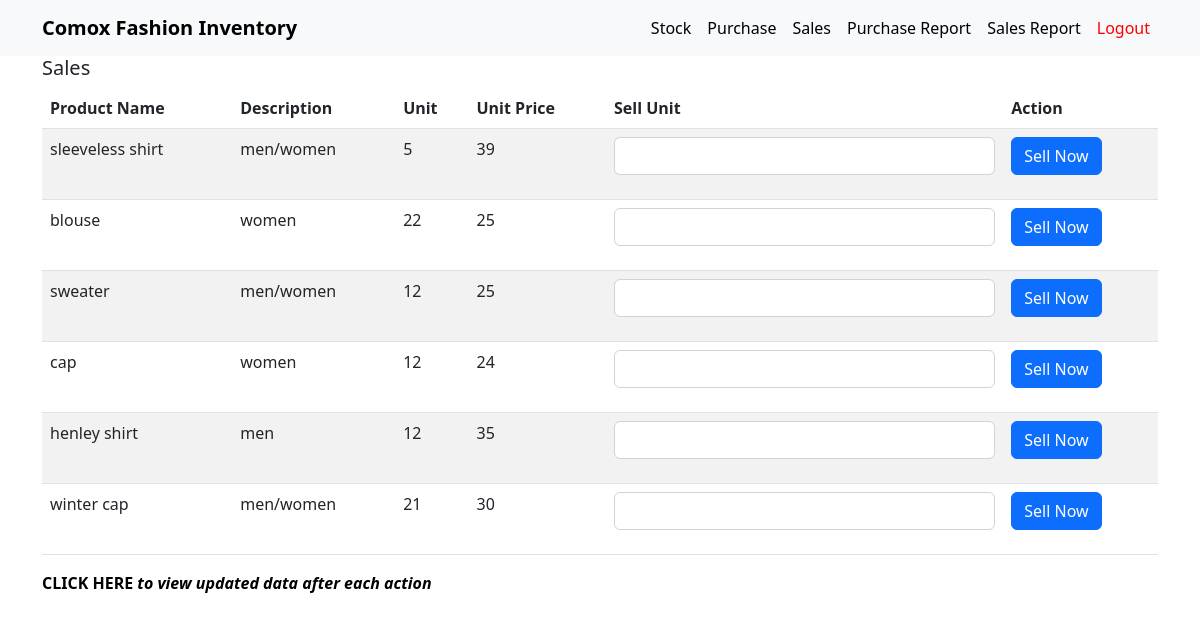
Screenshot of /sales.php (signed in) with the database file from the repository.
### tables this page shows
CREATE TABLE `product` (
  `id` int(11) NOT NULL,
  `name` varchar(100) NOT NULL,
  `des` varchar(100) NOT NULL,
  `unit` int(100) NOT NULL,
  `unitprice` int(100) NOT NULL,
  `created_at` timestamp NOT NULL DEFAULT current_timestamp()
);

### sales.php (called while the page is built, shortened)
<?php
    include "db_conn.php";
$sql = "SELECT * FROM product";
$result = mysqli_query($conn, $sql);
?>
<?php include "views/salestop.view.php" ?>
<?php include "modal/sales.modal.php" ?>
<?php include "views/salesbottom.view.php" ?>

### modal/sales.modal.php (the view, shortened to what this page needs)
<?php
          if (mysqli_num_rows($result) > 0) {
            while($row = mysqli_fetch_assoc($result)) {
              ?>
             <form action="<?php echo $_SERVER['PHP_SELF'];?>" method="post">
               <tr>
                <td><?php echo $row['name'];?></td>
                <td><?php echo $row['des'];?></td>
                <td><?php echo $row['unit'];?></td>
                <td><?php echo $row['unitprice'];?></td>
                <td><div class="mb-3">
                    <input type="number" name="unitsale" class="form-control" id="exampleInputUnit" value="required">
               </div></td>
                <td><button type="submit" class="btn btn-primary" name="submit">Sell Now</button></td>
                </tr>
                </form>
                <?php }
        } else {
            echo "0 results";
        }
        ?>

### rows the page displays
product: name "sleeveless shirt", des "men/women", unit "5", unitprice "39"
product: name "blouse", des "women", unit "22", unitprice "25"
product: name "sweater", des "men/women", unit "12", unitprice "25"
product: name "cap", des "women", unit "12", unitprice "24"
product: name "henley shirt", des "men", unit "12", unitprice "35"
product: name "winter cap", des "men/women", unit "21", unitprice "30"
